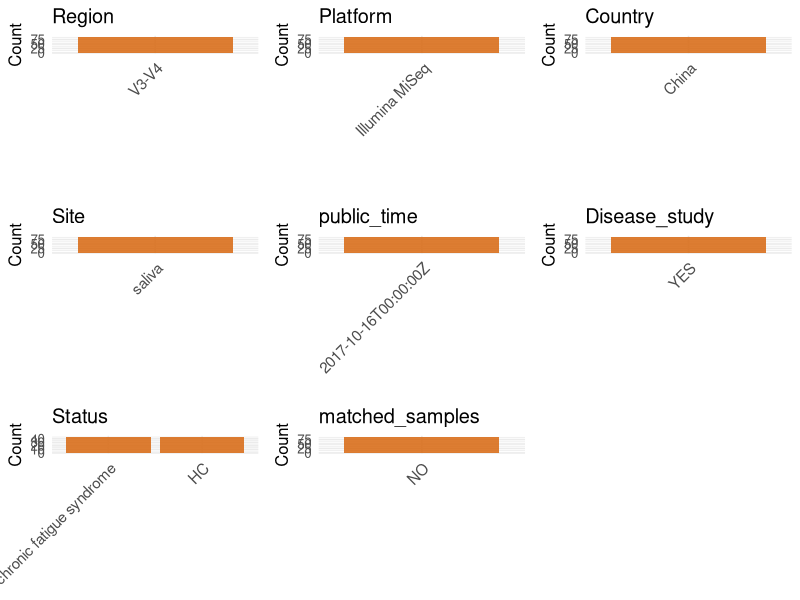

The R source for this figure: (Note: this script raises an error after producing the figure.)
## ---- chunk 1
# Load necessary libraries
library(dplyr)
library(ggplot2)
library(cowplot)
library(readxl)

# Set working directory (update this path to your local directory)
setwd("/home/cjj/projects/collect_oral_data/global-oral-microbiome/data/tmp/PRJNA414355")

# table1 <- read_excel("CRA006039.xlsx")
# write.csv(table1, "CRA006039.csv", row.names = FALSE)

initial_meta<-read.csv("SraRunTable.csv",header = T)
colnames(initial_meta)
# 
# # initial_meta <- initial_meta[grepl("16s", initial_meta$sample_name, ignore.case = TRUE), ]
# initial_meta$BioProject = initial_meta$Project.accession
# initial_meta$Run = initial_meta$Accession
head(initial_meta , n=8)



# table1 <- read_excel("Table 1.XLSX",)
# table2 <- read_excel("Table 1.XLSX",)
# head(table1 , n=3)
# head(table2 , n=3)
# ESM <- ESM[,c(1,3,4)]
# colnames(ESM) <- c("subject_id","Age","Sex")
# initial_meta_cbind <- left_join(initial_meta,ESM,by="subject_id")
# table(initial_meta_cbind$Age,initial_meta_cbind$Sex)
# Display the first few rows of the metadata
# head(initial_meta_cbind)
## ---- chunk 2
# Create a uniform metadata dataframe
metadata <- data.frame(
  BioProject = initial_meta$BioProject,
  Run = initial_meta$Run,
  stringsAsFactors = FALSE
)
## ---- chunk 3
# Create a uniform metadata dataframe
metadata <- data.frame(
  BioProject = initial_meta$BioProject,
  Run = initial_meta$Run,
  sample_name = initial_meta$Sample.Name,
  Age = NA_character_,
  BMI = NA_character_,
  Sex= NA_character_,
  Region = "V3-V4",
  Platform = initial_meta$Instrument,
  Country = 'China',
  Site = 'saliva',
  public_time = initial_meta$ReleaseDate,
  Disease_study = 'YES',
  Status = initial_meta$Sample.Name,
  stringsAsFactors = FALSE
)
## ---- chunk 4
# Add information obtained from the publication
metadata_clean <- metadata
metadata_clean$PCR_primers <- "338F-806R"
metadata_clean$title <- "Chronic fatigue syndrome patients have alterations in their oral microbiome composition and function"

metadata_clean$sample_name <- metadata$sample_name

# metadata_clean$Status <-  metadata$Status
metadata_clean$Status <- metadata$Status

metadata_clean$matched_samples <- "NO"

# Among the 91 participants (46 CFS patients and 45 healthy controls)
metadata_clean$Status <- ifelse(grepl("CT", metadata$Status), "HC", "chronic fatigue syndrome")


# metadata_clean$Site <- ifelse(grepl("sal", metadata$Status), "saliva", "mucosa")

# Use cleaned dataset for subsequent analysis
metadata <- metadata_clean
## ---- chunk 5
# Check the number of unique runs and sample names
print(paste("Number of unique runs:", length(unique(metadata$Run))))
print(paste("Number of unique sample names:", length(unique(metadata$sample_name))))
## ---- chunk 6
# 加载必要的包
library(dplyr)
library(ggplot2)
library(cowplot)

# 1. 准备数据
plot_data <- metadata %>%
  select(
    -any_of(c("BioProject", "Run", "sample_name", "title","PCR_primers"))
  ) %>%
  select(where(~!all(is.na(.))))

# 2. 循环绘图
plots <- list()
for (col_name in names(plot_data)) {
  if (is.numeric(plot_data[[col_name]])) {
    p <- ggplot(plot_data, aes(x = .data[[col_name]])) +
      geom_histogram(bins = 20, fill = "#0072B2", alpha = 0.7, na.rm = TRUE) +
      labs(title = col_name, x = NULL) +
      theme_minimal(base_size = 16)
  } else {
    p <- plot_data %>%
      count(.data[[col_name]], sort = TRUE, name = "Count") %>%
      ggplot(aes(x = reorder(.data[[col_name]], -Count), y = Count)) +
      geom_col(fill = "#D55E00", alpha = 0.8) +
      labs(title = col_name, x = NULL, y = "Count") +
      theme_minimal(base_size = 12) +
      theme(axis.text.x = element_text(angle = 45, hjust = 1, size = 11))
  }
  plots[[col_name]] <- p
}

# 3. 【已修复】自动组合并动态调整尺寸后保存
if (length(plots) > 0) {
  
  # --- 这是你需要添加的关键部分 ---
  n_plots <- length(plots)
  n_cols <- 3 
  n_rows <- ceiling(n_plots / n_cols) 
  # 根据行数动态设置输出图片的高度 (例如，每行给4英寸)
  dynamic_height <- n_rows * 4 
  
  p_final <- plot_grid(plotlist = plots, ncol = n_cols, align = "hv")
  
  # 使用动态计算出的高度来保存图像
  ggsave("Metadata_Summary.png", plot = p_final, width = 12, height = dynamic_height, dpi = 150, bg = "white")
  
  print(paste("图像已生成, 动态高度为:", dynamic_height))
  
} else {
  print("没有可以绘制的列。")
}
## ---- chunk 7
knitr::include_graphics("Metadata_Summary.png")
## ---- chunk 8
# Reorder columns to match the desired format
metadata <- metadata[, c(
  "BioProject", "Run", "sample_name", "Age", "BMI", "Sex", 
  "Region", "Platform", "Country", "Site", "public_time", 
  "PCR_primers", "title", "Disease_study", "Status","matched_samples"
)]

# Export the uniform metadata to a CSV file
write.csv(metadata, file = "metadata.csv", quote = TRUE)
head(metadata)
## ---- chunk 9
# Reorder columns to match the desired format
metadata <- metadata[, c(
  "BioProject", "Run"
)]

# Export the uniform metadata to a CSV file
write.csv(metadata, file = "metadata.csv", quote = TRUE)
head(metadata)
